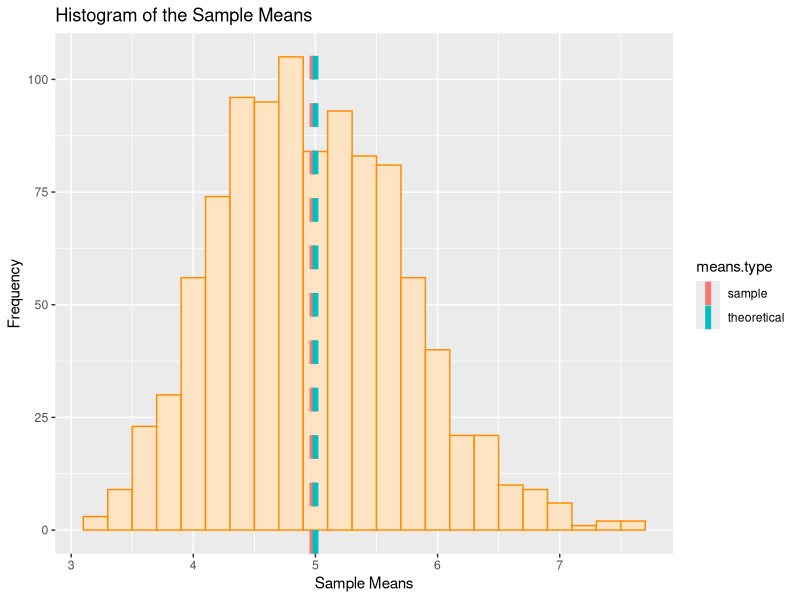
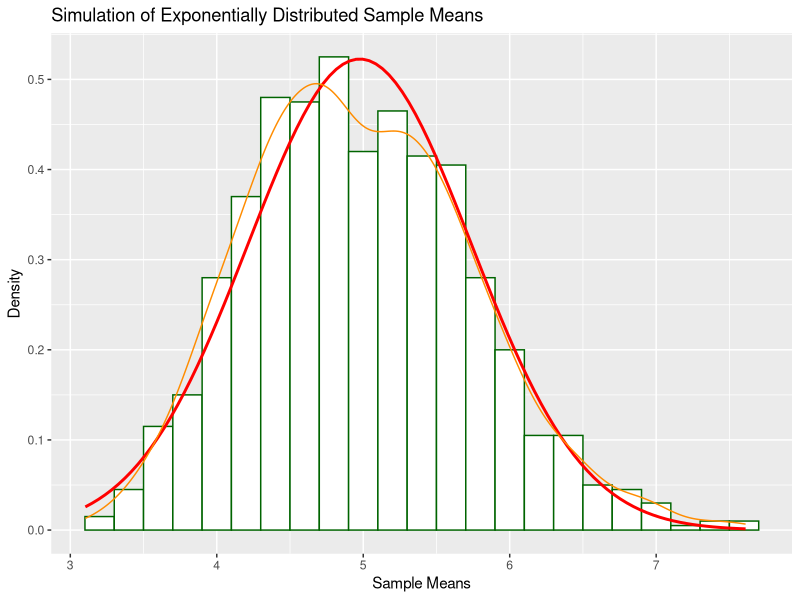
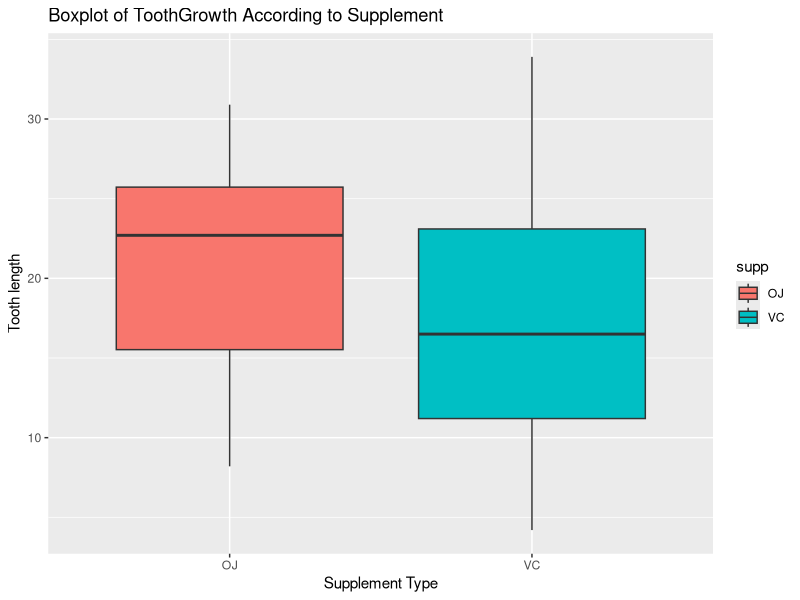
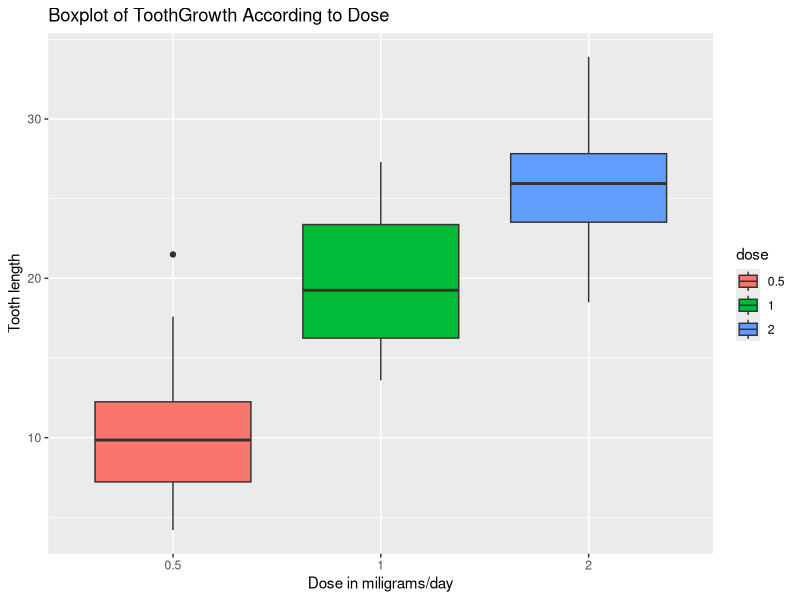

Generate these figures, in order, with R: (Note: this script raises an error after producing the figures.)
nosim<-1000
n<-40
lambda<-0.2
set.seed(123)

#Theoretical mean of the distribution

theoretical_mean<-1/lambda

theoretical_mean

#Mean of the Sample Means
mean(apply(matrix(rexp(n=nosim*n,rate=0.2),nosim),1,mean))

library(ggplot2)
library(reshape2)

means<- NULL
for (i in 1 :nosim) means = c(means, mean(rexp(n, lambda)))

sample_and_theoretical_means<-data.frame(sample=means,theoretical=c(rep(1/lambda,1000)))

means_grouped<-data.frame(sample=mean(means),theoretical=c(5))

means_type<-melt(means_grouped,variable.name="means.type",value.name = "value")

ggplot(sample_and_theoretical_means,aes(x=sample))+geom_histogram(aes(y=..count..),binwidth=0.2,colour="dark orange",fill="bisque")+
  labs(x="Sample Means",y="Frequency",title="Histogram of the Sample Means")+
  geom_vline(data=means_type,aes(xintercept = value, colour = means.type), size = 2, linetype = "dashed")
 


ggplot(data=as.data.frame(means),aes(x=means))+geom_histogram(aes(y=..density..),binwidth=0.2,colour="darkgreen",fill="white")+
  scale_x_continuous(breaks=2:8)+stat_function(fun=dnorm,args=list(mean=mean(means,na.rm = TRUE),sd=sd(means,na.rm=TRUE)),colour="red",
                                               size=1)+labs(x="Sample Means",y="Density",
                                                            title="Simulation of Exponentially Distributed Sample Means")+
  geom_density(colour="dark orange")

#Part 2


library(datasets)
library(ggplot2)

data(ToothGrowth)
str(ToothGrowth)

#Data Description
#The response is the length of odontoblasts (cells responsible for tooth growth) in 60 guinea pigs. Each animal received one of three dose levels of vitamin C (0.5, 1, and 2 mg/day) by one of two delivery methods, orange juice or ascorbic acid (a form of vitamin C and coded as VC).
#The dose should also be a factor in order to implement t-test.


ToothGrowth$dose <- factor(ToothGrowth$dose)

ggplot(data=ToothGrowth, aes(x=supp, y=len)) + geom_boxplot(aes(fill=supp)) +
  labs(title = "Boxplot of ToothGrowth According to Supplement ",
       x = "Supplement Type", y = "Tooth length")


ggplot(data=ToothGrowth, aes(x=dose, y=len)) + geom_boxplot(aes(fill=dose)) +
  labs(title = "Boxplot of ToothGrowth According to Dose",
       x = "Dose in miligrams/day", y = "Tooth length")



summary(ToothGrowth)

t.test(len~supp,data=ToothGrowth)


ToothGrowth_v2<-subset(ToothGrowth,dose%in%c(0.5,1))

t.test(len~dose,paired=FALSE,var.equal=TRUE,data=ToothGrowth_v2)

ToothGrowth_v3<-subset(ToothGrowth,dose%in%c(1,2))

t.test(len~dose,paired=FALSE,var.equal=TRUE,data=ToothGrowth_v3)


